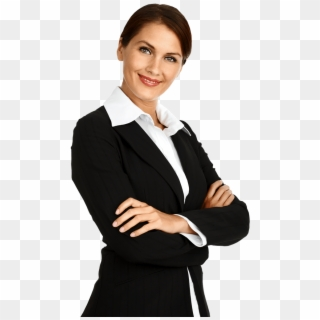
#> input picture image1.png, 320 x 320 px
$ jupyter execute 01_Task_04_Image_to_Pencil_Sketch_with_Python.ipynb
#> lines starting #> are read from the running program, lines starting #| are printed output that depends on the picture
# Pankaj Patel

### DATA ANALYTICS
#### LGM VIRTUAL INTERNSHIP PROGRAM 2022
* 01. BEGINNER LEVEL TASK 04

# Image to Pencil Sketch with Python:
* We need to read the image in RBG format and then convert it to a grayscale image. This will turn an image into a classic black and white photo.
* Then the next thing to do is invert the grayscale image also called negative image, this will be our inverted grayscale image. Inversion can be used to enhance details.
* Then we can finally create the pencil sketch by mixing the grayscale image with the inverted blurry image. This can be done by dividing the grayscale image by the inverted blurry image.
* Since images are just arrays, we can easily do this programmatically using the divide function from the cv2 library in Python.

# Importing Modules

[cell 1]
import cv2
import matplotlib.pyplot as plt
plt.style.use('seaborn')

# Loading and Plotting Original Image

[cell 2]
img = cv2.imread("image1.png")
#> img is the input picture: shape (320, 320, 3); mean B, G, R 184.5, 187.3, 191.3
img = cv2.cvtColor(img,cv2.COLOR_BGR2RGB)
plt.figure(figsize=(8,8))
plt.imshow(img)
plt.axis("off")
plt.title("Original Image")
plt.show()

# Converting Image to GrayScale

[cell 3]
img_gray = cv2.cvtColor(img, cv2.COLOR_BGR2GRAY)
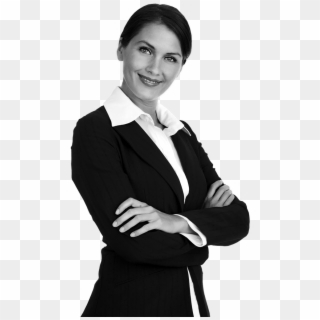
#> img_gray: shape (320, 320); min 0, max 255, mean 187
plt.figure(figsize=(8,8))
plt.imshow(img_gray,cmap="gray")
plt.axis("off")
plt.title("GrayScale Image")
plt.show()

# Inverting the Image

[cell 4]
img_invert = cv2.bitwise_not(img_gray)
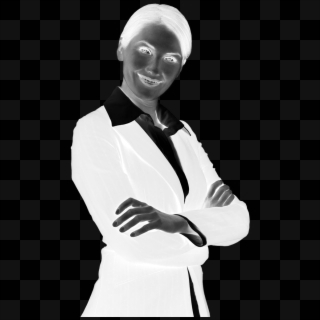
#> img_invert: shape (320, 320); min 0, max 255, mean 68
plt.figure(figsize=(8,8))
plt.imshow(img_invert,cmap="gray")
plt.axis("off")
plt.title("Inverted Image")
plt.show()

# Smoothing the image

[cell 5]
img_smoothing = cv2.GaussianBlur(img_invert, (21, 21),sigmaX=0, sigmaY=0)
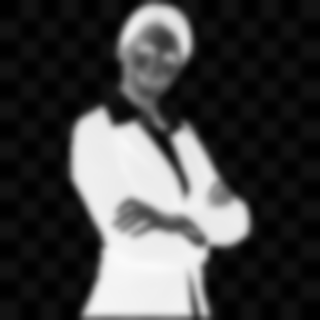
#> img_smoothing: shape (320, 320); min 1, max 250, mean 68.1
plt.figure(figsize=(8,8))
plt.imshow(img_smoothing,cmap="gray")
plt.axis("off")
plt.title("Smoothen Image")
plt.show()

# Converting your images to pencil sketches

[cell 6]
final = cv2.divide(img_gray, 255 - img_smoothing, scale=255)
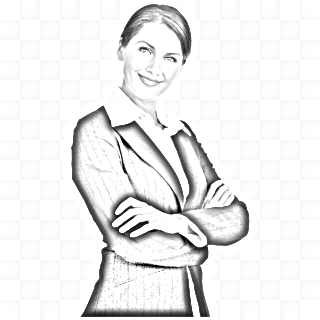
#> final: shape (320, 320); min 0, max 255, mean 237.1
plt.figure(figsize=(8,8))
plt.imshow(final,cmap="gray")
plt.axis("off")
plt.title("Final Sketch Image")
plt.show()

# The Final Output

[cell 7]
plt.figure(figsize=(20,20))
plt.subplot(1,5,1)
plt.imshow(img)
plt.axis("off")
plt.title("Original Image")
plt.subplot(1,5,2)
plt.imshow(img_gray,cmap="gray")
plt.axis("off")
plt.title("GrayScale Image")
plt.subplot(1,5,3)
plt.imshow(img_invert,cmap="gray")
plt.axis("off")
plt.title("Inverted Image")
plt.subplot(1,5,4)
plt.imshow(img_smoothing,cmap="gray")
plt.axis("off")
plt.title("Smoothen Image")
plt.subplot(1,5,5)
plt.imshow(final,cmap="gray")
plt.axis("off")
plt.title("Final Sketch Image")
plt.show()
